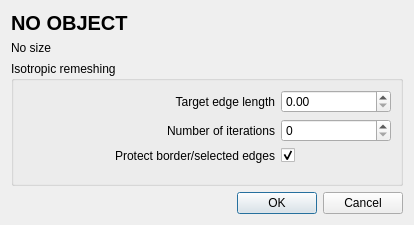
<?xml version="1.0" encoding="UTF-8"?>
<ui version="4.0">
 <class>Isotropic_remeshing_dialog</class>
 <widget class="QDialog" name="Isotropic_remeshing_dialog">
  <property name="enabled">
   <bool>true</bool>
  </property>
  <property name="geometry">
   <rect>
    <x>0</x>
    <y>0</y>
    <width>414</width>
    <height>225</height>
   </rect>
  </property>
  <property name="windowTitle">
   <string>Isotropic remeshing criteria</string>
  </property>
  <layout class="QVBoxLayout" name="verticalLayout">
   <item>
    <widget class="QLabel" name="objectName">
     <property name="font">
      <font>
       <pointsize>15</pointsize>
       <weight>75</weight>
       <bold>true</bold>
      </font>
     </property>
     <property name="text">
      <string>NO OBJECT</string>
     </property>
    </widget>
   </item>
   <item>
    <widget class="QLabel" name="objectNameSize">
     <property name="text">
      <string>No size</string>
     </property>
    </widget>
   </item>
   <item>
    <widget class="QGroupBox" name="groupBox">
     <property name="title">
      <string>Isotropic remeshing</string>
     </property>
     <layout class="QGridLayout" name="gridLayout_2" rowstretch="0,0,0,0" columnstretch="2,0">
      <item row="3" column="1">
       <spacer name="verticalSpacer">
        <property name="orientation">
         <enum>Qt::Vertical</enum>
        </property>
        <property name="sizeHint" stdset="0">
         <size>
          <width>20</width>
          <height>40</height>
         </size>
        </property>
       </spacer>
      </item>
      <item row="1" column="0">
       <widget class="QLabel" name="nbIterations_label">
        <property name="text">
         <string>Number of iterations</string>
        </property>
        <property name="alignment">
         <set>Qt::AlignRight|Qt::AlignTrailing|Qt::AlignVCenter</set>
        </property>
        <property name="buddy">
         <cstring>nbIterations_spinbox</cstring>
        </property>
       </widget>
      </item>
      <item row="0" column="0">
       <widget class="QLabel" name="edgeLength_label">
        <property name="text">
         <string>Target edge length</string>
        </property>
        <property name="alignment">
         <set>Qt::AlignRight|Qt::AlignTrailing|Qt::AlignVCenter</set>
        </property>
        <property name="buddy">
         <cstring>edgeLength_dspinbox</cstring>
        </property>
       </widget>
      </item>
      <item row="0" column="1">
       <widget class="QDoubleSpinBox" name="edgeLength_dspinbox">
        <property name="minimumSize">
         <size>
          <width>110</width>
          <height>0</height>
         </size>
        </property>
        <property name="maximum">
         <double>1000.000000000000000</double>
        </property>
        <property name="singleStep">
         <double>0.100000000000000</double>
        </property>
       </widget>
      </item>
      <item row="2" column="1">
       <widget class="QCheckBox" name="protect_checkbox">
        <property name="text">
         <string/>
        </property>
        <property name="checked">
         <bool>true</bool>
        </property>
       </widget>
      </item>
      <item row="2" column="0">
       <widget class="QLabel" name="protect_label">
        <property name="text">
         <string>Protect border/selected edges</string>
        </property>
        <property name="alignment">
         <set>Qt::AlignRight|Qt::AlignTrailing|Qt::AlignVCenter</set>
        </property>
       </widget>
      </item>
      <item row="1" column="1">
       <widget class="QSpinBox" name="nbIterations_spinbox">
        <property name="minimumSize">
         <size>
          <width>110</width>
          <height>0</height>
         </size>
        </property>
       </widget>
      </item>
     </layout>
    </widget>
   </item>
   <item>
    <widget class="QDialogButtonBox" name="buttonBox">
     <property name="orientation">
      <enum>Qt::Horizontal</enum>
     </property>
     <property name="standardButtons">
      <set>QDialogButtonBox::Cancel|QDialogButtonBox::Ok</set>
     </property>
    </widget>
   </item>
  </layout>
 </widget>
 <tabstops>
  <tabstop>edgeLength_dspinbox</tabstop>
  <tabstop>nbIterations_spinbox</tabstop>
  <tabstop>buttonBox</tabstop>
 </tabstops>
 <resources/>
 <connections>
  <connection>
   <sender>buttonBox</sender>
   <signal>accepted()</signal>
   <receiver>Isotropic_remeshing_dialog</receiver>
   <slot>accept()</slot>
   <hints>
    <hint type="sourcelabel">
     <x>388</x>
     <y>288</y>
    </hint>
    <hint type="destinationlabel">
     <x>157</x>
     <y>195</y>
    </hint>
   </hints>
  </connection>
  <connection>
   <sender>buttonBox</sender>
   <signal>rejected()</signal>
   <receiver>Isotropic_remeshing_dialog</receiver>
   <slot>reject()</slot>
   <hints>
    <hint type="sourcelabel">
     <x>388</x>
     <y>288</y>
    </hint>
    <hint type="destinationlabel">
     <x>286</x>
     <y>195</y>
    </hint>
   </hints>
  </connection>
 </connections>
</ui>
